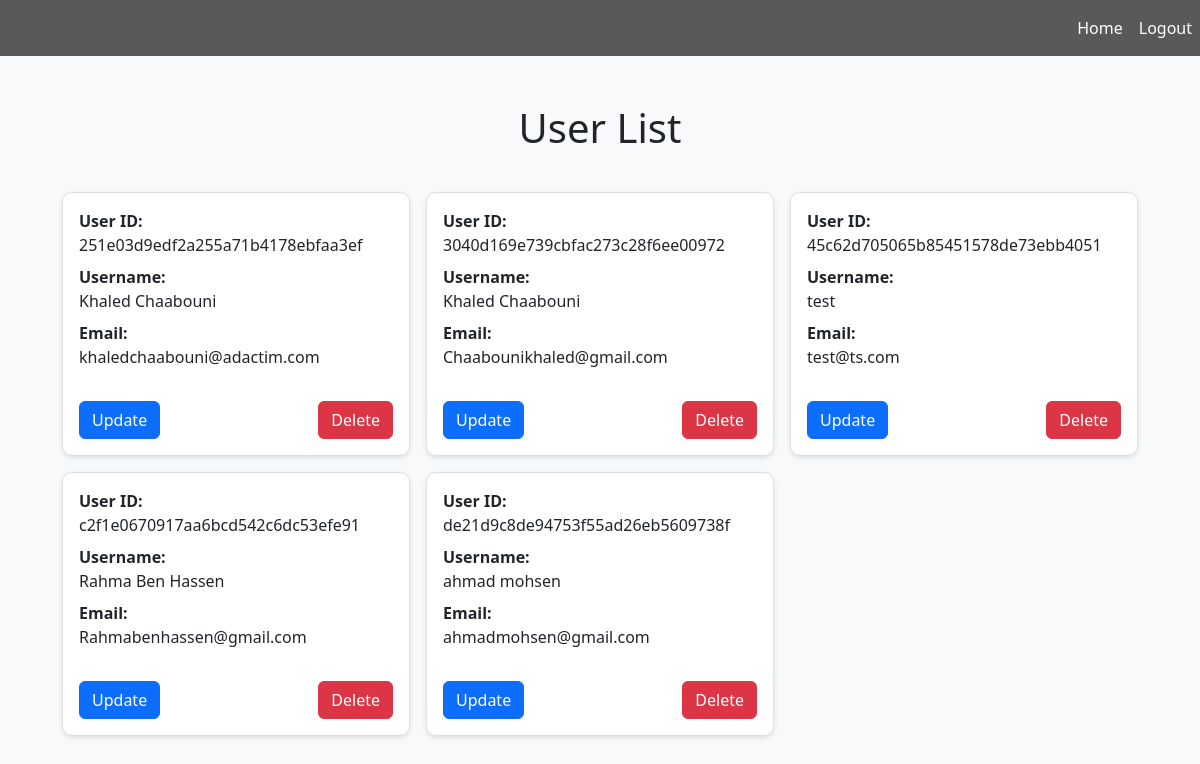
Page /view/adminpanel.php (signed in) on the earlier database version.
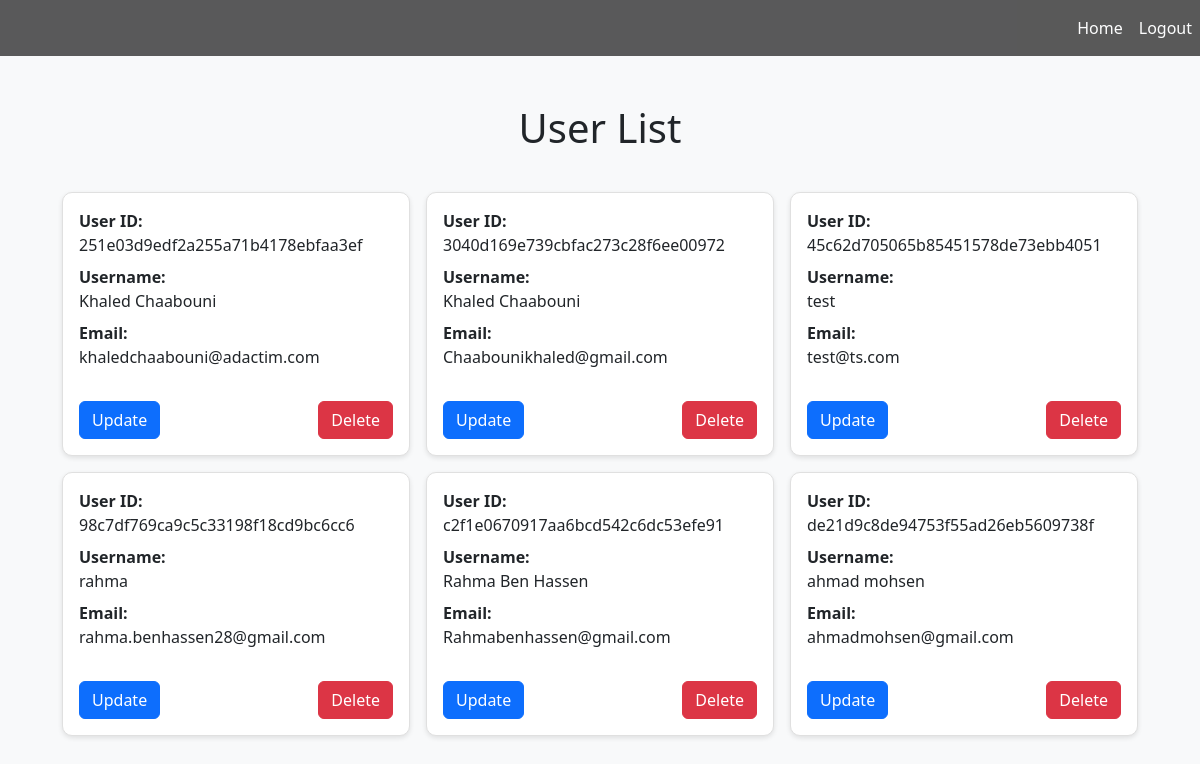
Same page on the later database version.
### tables this page shows
CREATE TABLE `users` (
  `user_id` varchar(500) NOT NULL,
  `account_type` enum('admin','simple_user') NOT NULL DEFAULT 'simple_user',
  `username` varchar(500) NOT NULL,
  `email` varchar(500) NOT NULL,
  `password` varchar(500) NOT NULL
);

### view/adminpanel.php (the view, shortened to what this page needs)
<!DOCTYPE html>
<html>
<head>
    <link href="https://cdn.jsdelivr.net/npm/bootstrap@5.3.0/dist/css/bootstrap.min.css" rel="stylesheet">
</head>
<body>
    <?php
    include_once 'navbar.php';
    require_once '../model/dbcon.php';
    if (isset($_SESSION['lgdin']) && $_SESSION['lgdin']) {
        $userId = $_SESSION['userid'];
        $sql = "SELECT account_type FROM users WHERE user_id = '$userId'";
        $result = $conn->query($sql);
        if ($result->num_rows === 1) {
            $row = $result->fetch_assoc();
            $accountType = $row['account_type'];
            if ($accountType === 'admin') {
            ?>
                <h1 class="text-center mt-5">User List</h1>
                <div class="user-list container">
                    <?php
                    $sql = "SELECT user_id, username, email FROM users";
                    $result = $conn->query($sql);
                    if ($result->num_rows > 0) {
                        while ($row = $result->fetch_assoc()) {
                            ?>
                            <div class="user-div">
                                <p><strong>User ID:</strong><br> <?php echo $row['user_id']; ?></p>
                                <p><strong>Username:</strong><br> <?php echo $row['username']; ?></p>
                                <p><strong>Email:</strong><br><?php echo $row['email']; ?><br><br></p>
                                <div class="btn-container">
                                    <form action="update.php" method="post">
                                        <input type="submit" class="btn btn-primary" value="Update">
                                    </form>
                                    <form action="../controller/delete_user.php" method="post">
                                        <input type="submit" class="btn btn-danger" value="Delete">
                                    </form>
                                </div>
                            </div>
                            <?php
                        }
                    } else {
                        echo "<p class='text-center mt-4'>No users found.</p>";
                    }
                    ?>
                </div>
            <?php
            }
            else{
                ?>
                <h1 class="text-center mt-5">Unautherized Access!</h1>
                <?php
            }
        }
    }
    ?>
</body>
</html>

### view/navbar.php (shortened to what this page needs)
<head>
</head>
<nav class="navbar navbar-expand-md justify-content-end">
    <div class="d-flex align-items-center">
        <ul class="navbar-nav ml-auto">
        <?php
        if(basename($_SERVER['PHP_SELF']) === 'index.php'){
            if (isset($_SESSION['lgdin'])) {
                if ($_SESSION['lgdin']){
                    ?>
                    <?php
                    if (isset($_SESSION['acctype'])) {
                        if ($_SESSION['acctype']=="admin"){
                            ?>
                            <li class="nav-item"><a href="adminpanel.php" class="nav-link">Profiles</a></li>
                            <li class="nav-item"><a href="../controller/logout_redirect.php" class="nav-link">Logout</a></li>
                            <?php
                        }else{
                            ?>
                            <li class="nav-item"><a href="profile.php" class="nav-link">Profile</a></li>
                            <li class="nav-item"><a href="../controller/logout_redirect.php" class="nav-link">Logout</a></li>
                            <?php
                        }
                        ?>
                        <?php
                    }else{
                        ?>
                        <li class="nav-item"><a href="profile.php" class="nav-link">Profile</a></li>
                        <li class="nav-item"><a href="../controller/logout_redirect.php" class="nav-link">Logout</a></li>
                        <?php
                    }
                    ?>
                    <?php
                }else{
                    ?>
                    <li class="nav-item"><a href="signup.php" class="nav-link">Sign up</a></li>
                    <?php
                }
            }else{
                ?>
                <li class="nav-item"><a href="signup.php" class="nav-link">Sign up</a></li>
                <?php
            }
        }else{
            ?>
                <li class="nav-item"><a href="index.php" class="nav-link">Home</a></li>
                <?php
                if (isset($_SESSION['lgdin'])){
                    if ($_SESSION['lgdin']){
                        ?>
                        <li class="nav-item"><a href="../controller/logout_redirect.php" class="nav-link">Logout</a></li>
                        <?php
                    }else{
                        ?>
                        <li class="nav-item"><a href="../view/signup.php" class="nav-link">Sign up</a></li>
                        <?php
                    }
                }else{
                    ?>
                    <li class="nav-item"><a href="../view/signup.php" class="nav-link">Sign up</a></li>
                    <?php
                }
                ?>
                    <?php
        }
        ?>
        </ul>
    </div>
</nav>

### view/adminpanel.php (style rules this page uses)
body { background-color: #f8f9fa; }
.user-list { display: grid; grid-template-columns: repeat(auto-fill, minmax(300px, 1fr)); gap: 1rem; padding: 2rem; }
.user-div { background-color: #fff; border: 1px solid #e0e0e0; padding: 1rem; border-radius: 10px; box-shadow: 0px 2px 5px rgba(0, 0, 0, 0.1); }
.user-div p { margin: 0; margin-bottom: 0.5rem; }
.user-div .btn-container { display: flex; justify-content: space-between; align-items: center; margin-top: 0.5rem; }
.user-div .btn-container form { display: flex; gap: 1rem; }

### view/navbar.php (style rules this page uses)
.navbar { background-color: rgba(0, 0, 0, 0.8); opacity:80%; }
.navbar .nav-link { color: white; }

Differences in the rows shown:
added users: user_id "98c7df769ca9c5c33198f18cd9bc6cc6", username "rahma", email "rahma.benhassen28@gmail.com"
